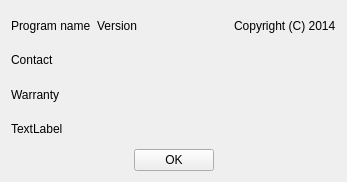
<?xml version="1.0" encoding="UTF-8"?>
<ui version="4.0">
 <class>AboutDialog</class>
 <widget class="QWidget" name="AboutDialog">
  <property name="geometry">
   <rect>
    <x>0</x>
    <y>0</y>
    <width>347</width>
    <height>182</height>
   </rect>
  </property>
  <property name="sizePolicy">
   <sizepolicy hsizetype="Preferred" vsizetype="Preferred">
    <horstretch>0</horstretch>
    <verstretch>0</verstretch>
   </sizepolicy>
  </property>
  <property name="windowTitle">
   <string>Form</string>
  </property>
  <layout class="QGridLayout" name="gridLayout">
   <item row="0" column="0">
    <layout class="QHBoxLayout" name="horizontalLayout_2">
     <item>
      <widget class="QLabel" name="ProgramName">
       <property name="text">
        <string>Program name</string>
       </property>
      </widget>
     </item>
     <item>
      <widget class="QLabel" name="Version">
       <property name="text">
        <string>Version</string>
       </property>
      </widget>
     </item>
     <item>
      <spacer name="horizontalSpacer_3">
       <property name="orientation">
        <enum>Qt::Horizontal</enum>
       </property>
       <property name="sizeHint" stdset="0">
        <size>
         <width>40</width>
         <height>20</height>
        </size>
       </property>
      </spacer>
     </item>
     <item>
      <widget class="QLabel" name="Copyright">
       <property name="text">
        <string>Copyright (C) 2014</string>
       </property>
      </widget>
     </item>
    </layout>
   </item>
   <item row="1" column="0">
    <widget class="QLabel" name="Contact">
     <property name="text">
      <string>Contact</string>
     </property>
    </widget>
   </item>
   <item row="2" column="0">
    <widget class="QLabel" name="Warranty">
     <property name="sizePolicy">
      <sizepolicy hsizetype="Preferred" vsizetype="Preferred">
       <horstretch>0</horstretch>
       <verstretch>0</verstretch>
      </sizepolicy>
     </property>
     <property name="text">
      <string>Warranty</string>
     </property>
     <property name="wordWrap">
      <bool>true</bool>
     </property>
    </widget>
   </item>
   <item row="3" column="0">
    <layout class="QHBoxLayout" name="horizontalLayout_3">
     <item>
      <widget class="QLabel" name="newVersion">
       <property name="text">
        <string>TextLabel</string>
       </property>
       <property name="openExternalLinks">
        <bool>true</bool>
       </property>
      </widget>
     </item>
     <item>
      <spacer name="horizontalSpacer_4">
       <property name="orientation">
        <enum>Qt::Horizontal</enum>
       </property>
       <property name="sizeHint" stdset="0">
        <size>
         <width>40</width>
         <height>20</height>
        </size>
       </property>
      </spacer>
     </item>
    </layout>
   </item>
   <item row="4" column="0">
    <layout class="QHBoxLayout" name="horizontalLayout">
     <item>
      <spacer name="horizontalSpacer">
       <property name="orientation">
        <enum>Qt::Horizontal</enum>
       </property>
       <property name="sizeHint" stdset="0">
        <size>
         <width>40</width>
         <height>20</height>
        </size>
       </property>
      </spacer>
     </item>
     <item>
      <widget class="QPushButton" name="OK_pushButton">
       <property name="text">
        <string>OK</string>
       </property>
      </widget>
     </item>
     <item>
      <spacer name="horizontalSpacer_2">
       <property name="orientation">
        <enum>Qt::Horizontal</enum>
       </property>
       <property name="sizeHint" stdset="0">
        <size>
         <width>40</width>
         <height>20</height>
        </size>
       </property>
      </spacer>
     </item>
    </layout>
   </item>
  </layout>
 </widget>
 <resources/>
 <connections/>
</ui>
